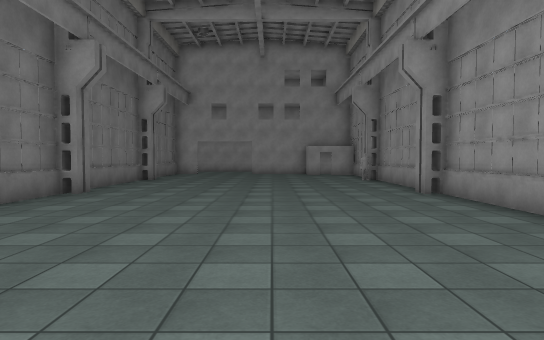
[1] (above)

13 first-person views from a walk through a Unity game level. The camera is 1.5 m above the floor, tilts 2° down and sees 75° across. The floor is counted in squares, 2 m on a side. Each view is taken from the middle of a square. On the plan, view 1 faces up. The plan holds only what a view shows up to about 11 squares ahead; the rest is blank. Surface patterns are stand-ins for the level's own textures.

[2]
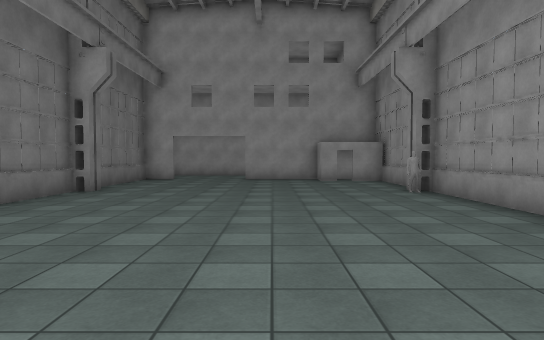

[3]
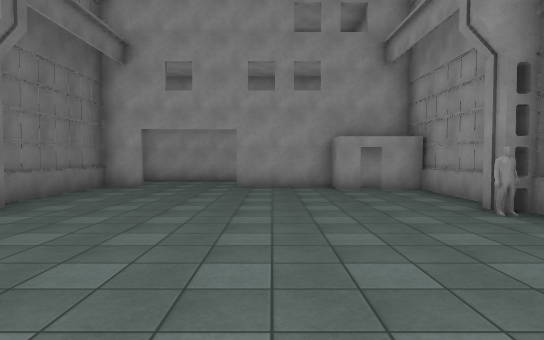

[4]
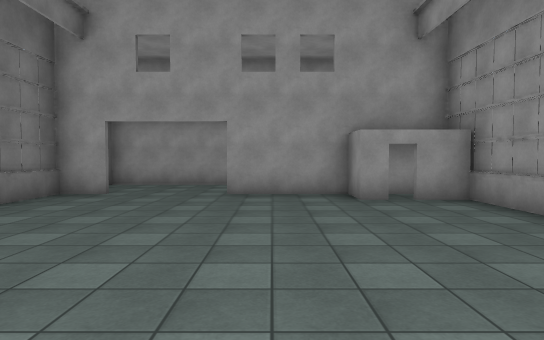

[5]
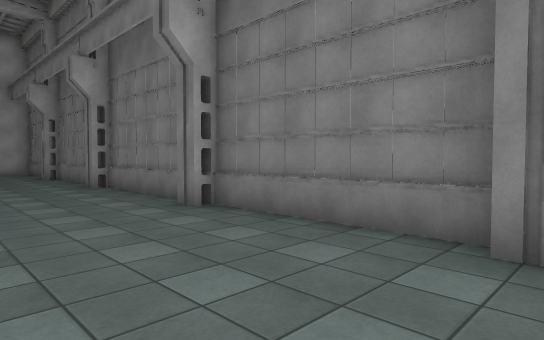

[6]
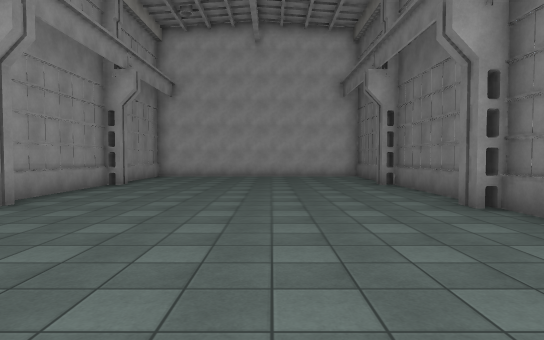

[7]
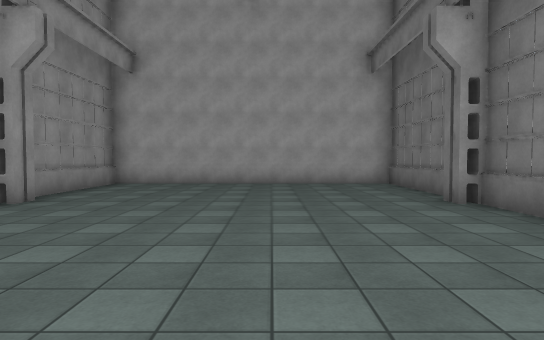

[8]
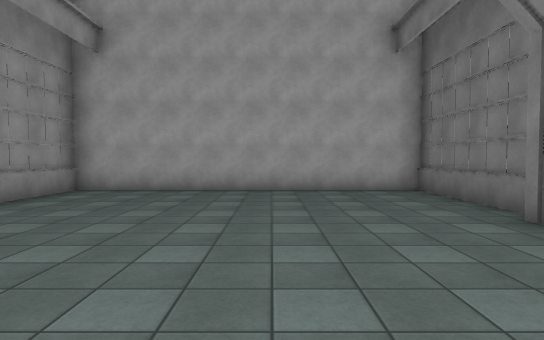

[9]
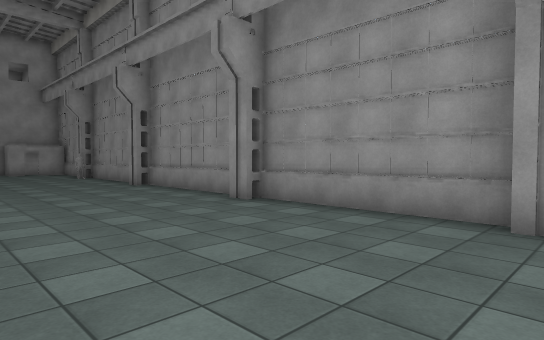

[10]
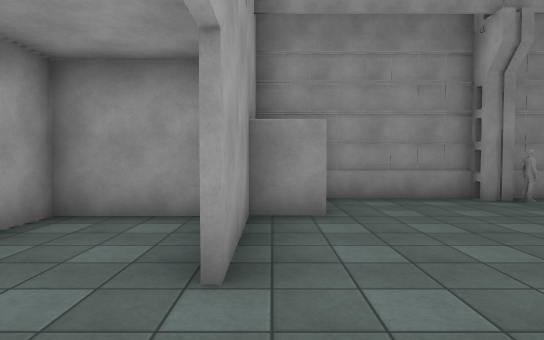

[11]
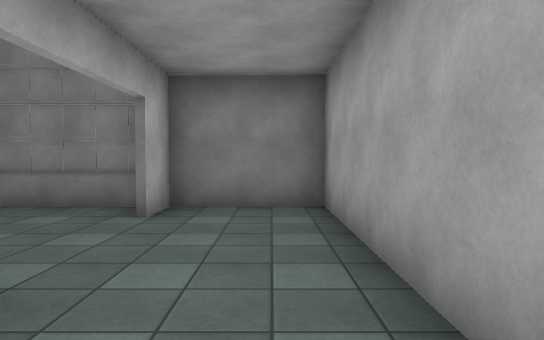

[12]
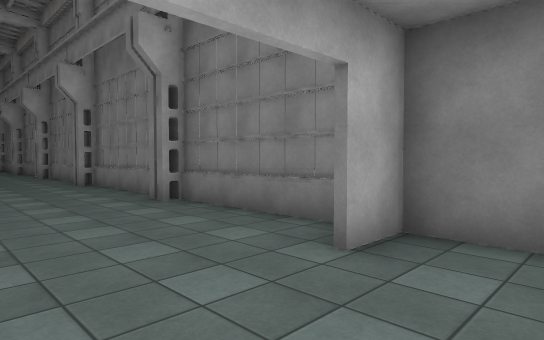

[13]
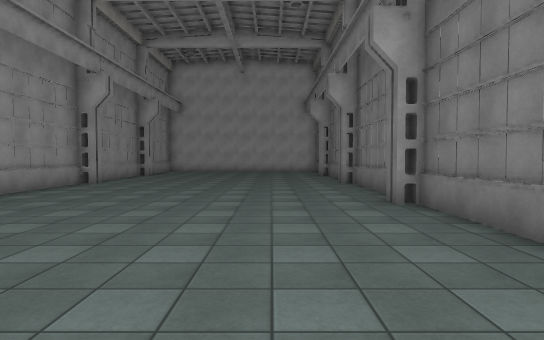

### Floor plan
Points are (right, up) in squares from view 1. A wall is a line through its corners. A room is listed if a view was taken in it or the views show most of it. See-through windows are left out.
Room 1 (views 1, 2, 3, 4, 5, 6, 7, 8, 9, 10, 11, 12, 13)
walls: (-4.5, 3.3) (-4, 3.3) (-4, 2.8); (3.5, 3.8) (3.5, 7.8); (-4.5, -1.2) (-4, -1.2) (-4, -1.8); (-4.5, 7.8) (-4, 7.8) (-4, 7.3) (-4.5, 7.3); (3.6, 7.3) (3.2, 7.3) (3.2, 7.9); (3.2, -1.8) (3.2, -1.2) (3.6, -1.2); (3.5, -1.6) (3.5, 2.8) (3.2, 2.8) (3.2, 3.4); (3.5, 8.5) (3.5, 15.3) (2.5, 15.3); (-4.5, -5.7) (-4, -5.7) (-4, -6.2); (3.2, 11.5) (3.2, 12.3) (3.6, 12.3); (3.6, 11.8) (3.1, 11.8); (-4.5, 12.3) (-4, 12.3) (-4, 11.8) (-4.5, 11.8); (3.2, -6.2) (3.2, -5.7) (3.6, -5.7); (3.5, -6.1) (3.5, -2.1); (2.1, 15.3) (1.5, 15.3) (1.5, 16.3) (-1, 16.3); (-3.4, 16.3) (-4.5, 16.3); (-4.5, 16.4) (-3.4, 16.4); (1.5, 16.9) (1.5, 18.8) (-4.4, 18.8) (-4.4, -10.2) (3.5, -10.2) (3.5, -6.8)

Positions as (right, up) in squares from view 1, and headings:
1: (0, 0), facing up
2: (0, 4), facing up
3: (0, 7), facing up
4: (0, 9), facing up
5: (-1, 8), facing down-left
6: (-1, 4), facing down
7: (-1, 0), facing down
8: (-1, -2), facing down
9: (-1, -2), facing up-right
10: (-3, 16), facing right
11: (1, 18), facing left
12: (-1, 18), facing down-left
13: (-2, 9), facing down
